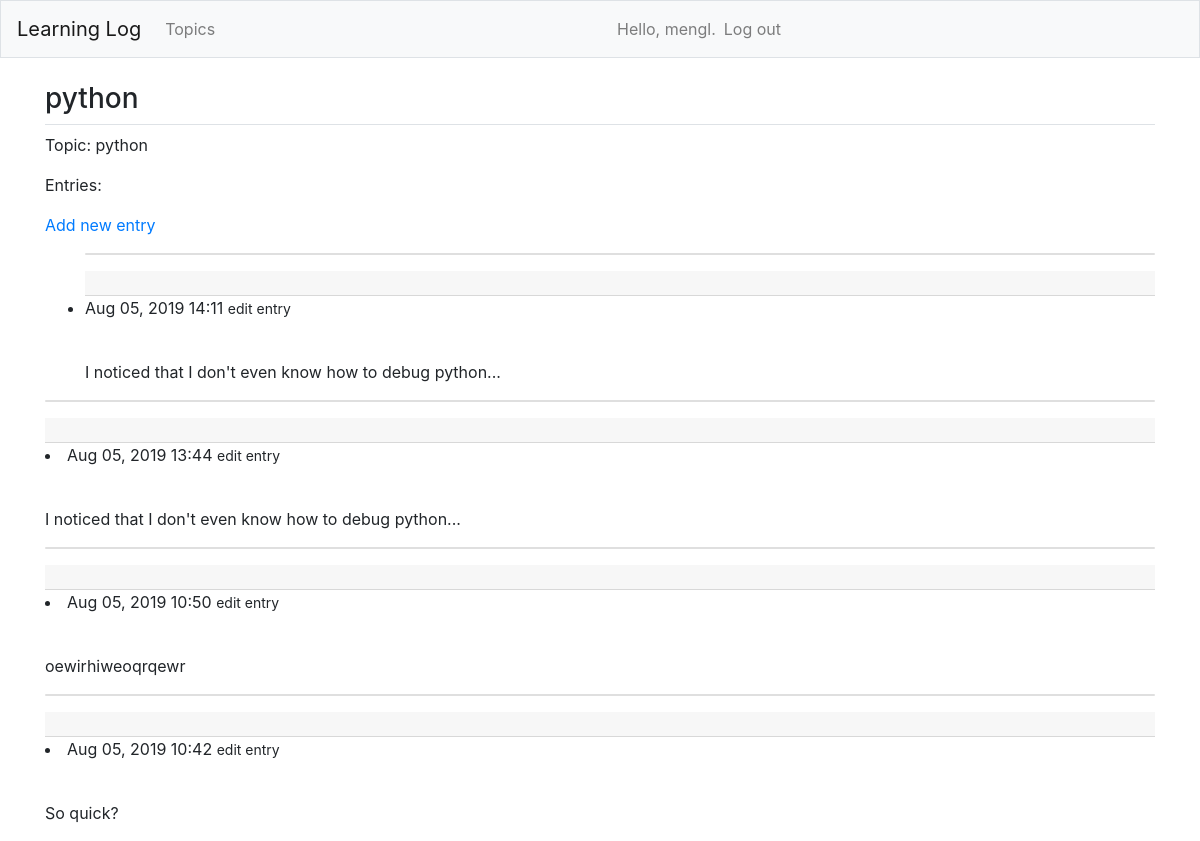
The page /topics/1/ (signed in) on the database its author committed.
### learning_logs/models.py (models this page shows, shortened)
class Topic(models.Model):
    text = models.CharField(max_length = 200)
    date_added = models.DateTimeField(auto_now_add=True)
    owner = models.ForeignKey(User, on_delete=models.CASCADE)
    def __str__(self):
        return self.text

class Entry(models.Model):
    topic = models.ForeignKey(Topic, on_delete=models.CASCADE)
    text = models.TextField()
    date_added = models.DateTimeField(auto_now_add=True)
    class Meta:
        verbose_name_plural = 'entries'

### learning_logs/views.py (the view)
# urls.py: path('topics/<int:topic_id>/', views.topic,name='topic'),
@login_required
def topic(request,topic_id):
    topic = Topic.objects.get(id=topic_id)
    if topic.owner != request.user:
        raise Http404
    entries = topic.entry_set.order_by('-date_added')
    context = {'topic':topic,'entries':entries}
    return render(request,'learning_logs/topic.html',context)

### learning_logs/templates/learning_logs/topic.html (shortened to what this page needs)
{% extends "learning_logs/base.html" %}
{% block page_header %} <h3>{{ topic }}</h3>
{% endblock page_header %}
{% block content %}
    <p>Topic: {{ topic }}</p>
    <p>Entries:</p>
    <p>
        <a href="{% url 'learning_logs:new_entry' topic.id %}">Add new entry</a>
    </p>
    <ul>
        {% for entry in entries %}
        <div class="card mb-3"></div>
        <h4 class="card-header"></h4>
         <li>
             {{ entry.date_added|date:'M d, Y H:i' }}
             <small><a href="{% url 'learning_logs:edit_entry' entry.id %}"></a>
                edit entry</a></small>
            <div class="card-body"></div>
             {{ entry.text|linebreaks }}
            </div>
    {%empty%}
        <p>There are no entries for this topic yet.</p>
    {% endfor %}
{% endblock content %}

### learning_logs/templates/learning_logs/base.html (shortened to what this page needs)
{% load bootstrap4 %}
<!doctype html>
<html lang="en">
<head>
	{% bootstrap_css %}
</head>
<body>
	<nav class="navbar navbar-expand-md navbar-light bg-light mb-4 border">
     <a class="navbar-brand" href="{% url 'learning_logs:index'%}">
		 Learning Log
	 </a>
	<div class="collapse navbar-collapse" id= "navbarCollapse">
		<ul class="navbar-nav mr-auto">
			<li class="nav-item">
				<a class="nav-link" href="{% url 'learning_logs:topics'%}">
					Topics</a></li>
		</ul>
		<ul class="navbar-nav mr-auto">
			{% if user.is_authenticated %}
				<li class="nav-item">
					<span class="navbar-text"}">Hello, {{ user.username }}.</span>
				</li>
				<li class="nav-item">
						<a class="nav-link" href="{% url 'users:logout' %}">
								Log out</a></li>
            {% endif %}
			</ul>
	</div>
	</nav>
	<main role="main" class="container">
		<div class="pd-2 mb-2 border-bottom">
			{% block page_header %}{% endblock page_header %}
		</div>
		<div>
			{% block content %}{% endblock content %}
	</main>
</body>

### rows shown on the page
Topic: text "python"
Entry: date_added "Aug 05, 2019 14:11", text "I noticed that I don't even know how to debug python..."
Entry: date_added "Aug 05, 2019 13:44", text "I noticed that I don't even know how to debug python..."
Entry: date_added "Aug 05, 2019 10:50", text "oewirhiweoqrqewr"
Entry: date_added "Aug 05, 2019 10:42", text "So quick?"

### other values the page prints
{{ user.username }} "mengl"
